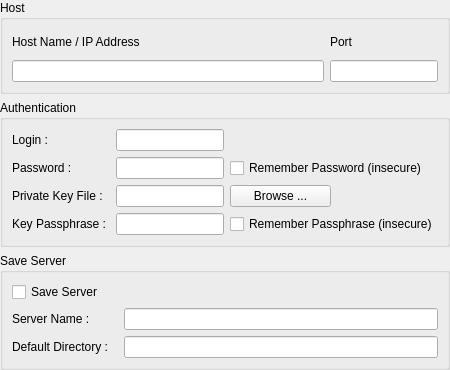
<?xml version="1.0" encoding="UTF-8"?>
<ui version="4.0">
 <class>ServerConfigWidget</class>
 <widget class="QWidget" name="ServerConfigWidget">
  <property name="geometry">
   <rect>
    <x>0</x>
    <y>0</y>
    <width>450</width>
    <height>370</height>
   </rect>
  </property>
  <property name="windowTitle">
   <string>Form</string>
  </property>
  <layout class="QVBoxLayout" name="verticalLayout">
   <property name="margin">
    <number>0</number>
   </property>
   <item>
    <widget class="QGroupBox" name="groupBox">
     <property name="title">
      <string>Host</string>
     </property>
     <layout class="QGridLayout" name="gridLayout">
      <item row="2" column="3">
       <widget class="QLineEdit" name="hostName"/>
      </item>
      <item row="1" column="3">
       <widget class="QLabel" name="label">
        <property name="text">
         <string>Host Name / IP Address</string>
        </property>
       </widget>
      </item>
      <item row="2" column="4">
       <widget class="QLineEdit" name="hostPort">
        <property name="sizePolicy">
         <sizepolicy hsizetype="Fixed" vsizetype="Fixed">
          <horstretch>0</horstretch>
          <verstretch>0</verstretch>
         </sizepolicy>
        </property>
        <property name="inputMask">
         <string/>
        </property>
        <property name="maxLength">
         <number>5</number>
        </property>
       </widget>
      </item>
      <item row="1" column="4">
       <widget class="QLabel" name="label_2">
        <property name="text">
         <string>Port</string>
        </property>
       </widget>
      </item>
     </layout>
    </widget>
   </item>
   <item>
    <widget class="QGroupBox" name="groupBox_2">
     <property name="title">
      <string>Authentication</string>
     </property>
     <layout class="QGridLayout" name="gridLayout_2">
      <item row="0" column="0">
       <widget class="QLabel" name="label_3">
        <property name="text">
         <string>Login : </string>
        </property>
       </widget>
      </item>
      <item row="0" column="2">
       <widget class="QLineEdit" name="userName"/>
      </item>
      <item row="1" column="0">
       <widget class="QLabel" name="label_4">
        <property name="text">
         <string>Password : </string>
        </property>
       </widget>
      </item>
      <item row="1" column="2">
       <widget class="QLineEdit" name="password">
        <property name="echoMode">
         <enum>QLineEdit::Password</enum>
        </property>
       </widget>
      </item>
      <item row="1" column="3" colspan="2">
       <widget class="QCheckBox" name="savePassword">
        <property name="text">
         <string>Remember Password (insecure)</string>
        </property>
       </widget>
      </item>
      <item row="2" column="0">
       <widget class="QLabel" name="label_8">
        <property name="text">
         <string>Private Key File : </string>
        </property>
       </widget>
      </item>
      <item row="2" column="3">
       <widget class="QPushButton" name="keyFileBrowse">
        <property name="text">
         <string>Browse ...</string>
        </property>
       </widget>
      </item>
      <item row="2" column="2">
       <widget class="QLineEdit" name="keyFile"/>
      </item>
      <item row="3" column="0">
       <widget class="QLabel" name="label_7">
        <property name="text">
         <string>Key Passphrase : </string>
        </property>
       </widget>
      </item>
      <item row="3" column="2">
       <widget class="QLineEdit" name="keyPassphrase"/>
      </item>
      <item row="3" column="3" colspan="2">
       <widget class="QCheckBox" name="saveKeyPassphrase">
        <property name="text">
         <string>Remember Passphrase (insecure)</string>
        </property>
       </widget>
      </item>
     </layout>
    </widget>
   </item>
   <item>
    <widget class="QGroupBox" name="groupBox_3">
     <property name="title">
      <string>Save Server</string>
     </property>
     <layout class="QGridLayout" name="gridLayout_3">
      <item row="0" column="0" colspan="3">
       <widget class="QCheckBox" name="saveServer">
        <property name="text">
         <string>Save Server</string>
        </property>
       </widget>
      </item>
      <item row="1" column="2">
       <widget class="QLineEdit" name="serverName"/>
      </item>
      <item row="1" column="0">
       <widget class="QLabel" name="label_5">
        <property name="text">
         <string>Server Name : </string>
        </property>
       </widget>
      </item>
      <item row="2" column="0">
       <widget class="QLabel" name="label_6">
        <property name="text">
         <string>Default Directory : </string>
        </property>
       </widget>
      </item>
      <item row="2" column="2">
       <widget class="QLineEdit" name="defaultDirectory"/>
      </item>
     </layout>
    </widget>
   </item>
  </layout>
 </widget>
 <resources/>
 <connections/>
</ui>
